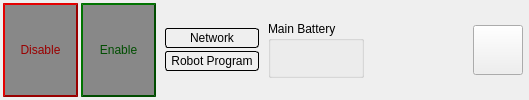
     <widget class="QWidget" name="pnl_bottom" native="true">
      <property name="sizePolicy">
       <sizepolicy hsizetype="Expanding" vsizetype="Fixed">
        <horstretch>0</horstretch>
        <verstretch>0</verstretch>
       </sizepolicy>
      </property>
      <layout class="QHBoxLayout" name="horizontalLayout_2">
       <property name="spacing">
        <number>3</number>
       </property>
       <property name="leftMargin">
        <number>3</number>
       </property>
       <property name="topMargin">
        <number>3</number>
       </property>
       <property name="rightMargin">
        <number>3</number>
       </property>
       <property name="bottomMargin">
        <number>3</number>
       </property>
       <item>
        <widget class="QWidget" name="pnl_state_buttons" native="true">
         <property name="sizePolicy">
          <sizepolicy hsizetype="Expanding" vsizetype="Preferred">
           <horstretch>0</horstretch>
           <verstretch>0</verstretch>
          </sizepolicy>
         </property>
         <layout class="QHBoxLayout" name="horizontalLayout_3">
          <property name="spacing">
           <number>3</number>
          </property>
          <property name="leftMargin">
           <number>0</number>
          </property>
          <property name="topMargin">
           <number>0</number>
          </property>
          <property name="rightMargin">
           <number>0</number>
          </property>
          <property name="bottomMargin">
           <number>0</number>
          </property>
          <item>
           <widget class="QPushButton" name="btn_disable">
            <property name="enabled">
             <bool>true</bool>
            </property>
            <property name="sizePolicy">
             <sizepolicy hsizetype="Minimum" vsizetype="Expanding">
              <horstretch>0</horstretch>
              <verstretch>0</verstretch>
             </sizepolicy>
            </property>
            <property name="minimumSize">
             <size>
              <width>75</width>
              <height>0</height>
             </size>
            </property>
            <property name="styleSheet">
             <string notr="true">QPushButton#btn_disable{
	color: #990000;
    border-style: outset;
    border-width: 2px;
    background-color: #888888;
}

QPushButton:hover#btn_disable{
    background-color: #888888;
}

QPushButton:checked#btn_disable{
	border-style: inset;
    background-color: #757575;
}
</string>
            </property>
            <property name="text">
             <string>Disable</string>
            </property>
            <property name="checkable">
             <bool>true</bool>
            </property>
            <property name="checked">
             <bool>false</bool>
            </property>
           </widget>
          </item>
          <item>
           <widget class="QPushButton" name="btn_enable">
            <property name="enabled">
             <bool>true</bool>
            </property>
            <property name="sizePolicy">
             <sizepolicy hsizetype="Minimum" vsizetype="Expanding">
              <horstretch>0</horstretch>
              <verstretch>0</verstretch>
             </sizepolicy>
            </property>
            <property name="minimumSize">
             <size>
              <width>75</width>
              <height>0</height>
             </size>
            </property>
            <property name="styleSheet">
             <string notr="true">QPushButton#btn_enable{
	color: #004d00;
    border-style: outset;
    border-width: 2px;
    background-color: #888888;
}

QPushButton:hover#btn_enable{
    background-color: #888888;
}

QPushButton:checked#btn_enable{
	border-style: inset;
    background-color: #757575;
}
</string>
            </property>
            <property name="text">
             <string>Enable</string>
            </property>
            <property name="checkable">
             <bool>true</bool>
            </property>
           </widget>
          </item>
         </layout>
        </widget>
       </item>
       <item>
        <widget class="QWidget" name="pnl_spacer_left" native="true">
         <property name="sizePolicy">
          <sizepolicy hsizetype="Expanding" vsizetype="Preferred">
           <horstretch>1</horstretch>
           <verstretch>0</verstretch>
          </sizepolicy>
         </property>
        </widget>
       </item>
       <item alignment="Qt::AlignVCenter">
        <widget class="QWidget" name="pnl_status" native="true">
         <property name="sizePolicy">
          <sizepolicy hsizetype="Expanding" vsizetype="Expanding">
           <horstretch>0</horstretch>
           <verstretch>1</verstretch>
          </sizepolicy>
         </property>
         <property name="minimumSize">
          <size>
           <width>100</width>
           <height>0</height>
          </size>
         </property>
         <layout class="QVBoxLayout" name="verticalLayout_5">
          <property name="spacing">
           <number>3</number>
          </property>
          <property name="leftMargin">
           <number>3</number>
          </property>
          <property name="topMargin">
           <number>3</number>
          </property>
          <property name="rightMargin">
           <number>3</number>
          </property>
          <property name="bottomMargin">
           <number>3</number>
          </property>
          <item>
           <widget class="QWidget" name="pnl_net_bg" native="true">
            <property name="styleSheet">
             <string notr="true">QWidget#pnl_net_bg{
	border: 1px solid black;
    border-radius: 3px;
}

QWidget#pnl_net_bg_red{
	border: 1px solid black;
    border-radius: 3px;
    background-color: #c80000;
}

QWidget#pnl_net_bg_green{
	border: 1px solid black;
    border-radius: 3px;
    background-color: #00c800;
}</string>
            </property>
            <layout class="QVBoxLayout" name="verticalLayout_8">
             <property name="spacing">
              <number>0</number>
             </property>
             <property name="leftMargin">
              <number>3</number>
             </property>
             <property name="topMargin">
              <number>3</number>
             </property>
             <property name="rightMargin">
              <number>3</number>
             </property>
             <property name="bottomMargin">
              <number>3</number>
             </property>
             <item>
              <widget class="QLabel" name="lbl_net_status">
               <property name="font">
                <font>
                 <bold>false</bold>
                </font>
               </property>
               <property name="text">
                <string>Network</string>
               </property>
               <property name="alignment">
                <set>Qt::AlignCenter</set>
               </property>
              </widget>
             </item>
            </layout>
           </widget>
          </item>
          <item>
           <widget class="QWidget" name="pnl_program_bg" native="true">
            <property name="styleSheet">
             <string notr="true">QWidget#pnl_program_bg{
	border: 1px solid black;
    border-radius: 3px;
}

QWidget#pnl_program_bg_red{
	border: 1px solid black;
    border-radius: 3px;
    background-color: #c80000;
}

QWidget#pnl_program_bg_green{
	border: 1px solid black;
    border-radius: 3px;
    background-color: #00c800;
}</string>
            </property>
            <layout class="QVBoxLayout" name="verticalLayout_9">
             <property name="spacing">
              <number>0</number>
             </property>
             <property name="leftMargin">
              <number>3</number>
             </property>
             <property name="topMargin">
              <number>3</number>
             </property>
             <property name="rightMargin">
              <number>3</number>
             </property>
             <property name="bottomMargin">
              <number>3</number>
             </property>
             <item>
              <widget class="QLabel" name="lbl_program_status">
               <property name="font">
                <font>
                 <bold>false</bold>
                </font>
               </property>
               <property name="text">
                <string>Robot Program</string>
               </property>
               <property name="alignment">
                <set>Qt::AlignCenter</set>
               </property>
              </widget>
             </item>
            </layout>
           </widget>
          </item>
         </layout>
        </widget>
       </item>
       <item>
        <widget class="QWidget" name="pnl_bat_bg" native="true">
         <property name="sizePolicy">
          <sizepolicy hsizetype="Expanding" vsizetype="Fixed">
           <horstretch>0</horstretch>
           <verstretch>0</verstretch>
          </sizepolicy>
         </property>
         <property name="minimumSize">
          <size>
           <width>0</width>
           <height>0</height>
          </size>
         </property>
         <property name="styleSheet">
          <string notr="true">/* State is selected using ID. */
QWidget#pnl_bat_bg_red{
    background-color: #c80000;
    border-radius: 3px;
}
QWidget#pnl_bat_bg_orange{
    background-color: #e59900;
    border-radius: 3px;
}
QWidget#pnl_bat_bg_yellow{
    background-color: #e6e600;
    border-radius: 3px;
}
QWidget#pnl_bat_bg_green{
    background-color: #00c800;
    border-radius: 3px;
}
</string>
         </property>
         <layout class="QVBoxLayout" name="verticalLayout_2">
          <property name="spacing">
           <number>3</number>
          </property>
          <property name="leftMargin">
           <number>3</number>
          </property>
          <property name="topMargin">
           <number>3</number>
          </property>
          <property name="rightMargin">
           <number>3</number>
          </property>
          <property name="bottomMargin">
           <number>3</number>
          </property>
          <item>
           <widget class="QGroupBox" name="gbx_main_bat">
            <property name="sizePolicy">
             <sizepolicy hsizetype="Preferred" vsizetype="Expanding">
              <horstretch>0</horstretch>
              <verstretch>2</verstretch>
             </sizepolicy>
            </property>
            <property name="minimumSize">
             <size>
              <width>0</width>
              <height>0</height>
             </size>
            </property>
            <property name="styleSheet">
             <string notr="true"/>
            </property>
            <property name="title">
             <string>Main Battery</string>
            </property>
            <layout class="QVBoxLayout" name="verticalLayout_3">
             <property name="spacing">
              <number>6</number>
             </property>
             <property name="leftMargin">
              <number>6</number>
             </property>
             <property name="topMargin">
              <number>10</number>
             </property>
             <property name="rightMargin">
              <number>6</number>
             </property>
             <property name="bottomMargin">
              <number>10</number>
             </property>
             <item>
              <widget class="QLabel" name="lbl_bat_voltage">
               <property name="text">
                <string/>
               </property>
               <property name="alignment">
                <set>Qt::AlignCenter</set>
               </property>
              </widget>
             </item>
            </layout>
           </widget>
          </item>
         </layout>
        </widget>
       </item>
       <item>
        <widget class="QWidget" name="pnl_spacer_right" native="true">
         <property name="sizePolicy">
          <sizepolicy hsizetype="Expanding" vsizetype="Preferred">
           <horstretch>1</horstretch>
           <verstretch>0</verstretch>
          </sizepolicy>
         </property>
        </widget>
       </item>
       <item>
        <widget class="QWidget" name="pnl_settings" native="true">
         <property name="minimumSize">
          <size>
           <width>153</width>
           <height>0</height>
          </size>
         </property>
         <layout class="QHBoxLayout" name="horizontalLayout_4">
          <property name="spacing">
           <number>0</number>
          </property>
          <property name="leftMargin">
           <number>3</number>
          </property>
          <property name="topMargin">
           <number>3</number>
          </property>
          <property name="rightMargin">
           <number>3</number>
          </property>
          <property name="bottomMargin">
           <number>3</number>
          </property>
          <item>
           <spacer name="hspc_settings">
            <property name="orientation">
             <enum>Qt::Horizontal</enum>
            </property>
            <property name="sizeHint" stdset="0">
             <size>
              <width>40</width>
              <height>20</height>
             </size>
            </property>
           </spacer>
          </item>
          <item>
           <widget class="QPushButton" name="btn_settings">
            <property name="sizePolicy">
             <sizepolicy hsizetype="Fixed" vsizetype="Fixed">
              <horstretch>0</horstretch>
              <verstretch>0</verstretch>
             </sizepolicy>
            </property>
            <property name="minimumSize">
             <size>
              <width>50</width>
              <height>50</height>
             </size>
            </property>
            <property name="maximumSize">
             <size>
              <width>16777215</width>
              <height>16777215</height>
             </size>
            </property>
            <property name="text">
             <string/>
            </property>
            <property name="icon">
             <iconset resource="../res/resources.qrc">
              <normaloff>:/gear.png</normaloff>:/gear.png</iconset>
            </property>
           </widget>
          </item>
         </layout>
        </widget>
       </item>
      </layout>
     </widget>
